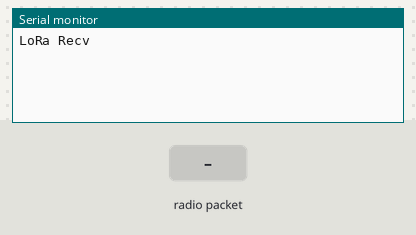
This sketch was run on a simulated Arduino Uno, built with avr-gcc and run on an emulated ATmega328P. Shown: the last lines printed to the serial monitor. The inputs (shaded band) are chosen by the test bench. No radio packets arrive unless stated.

Above: at 1.2 s.
1.3 s: radio packet "1" arrives
At 2.5 s:
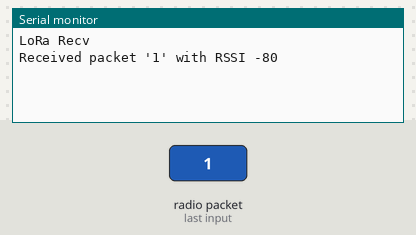
2.8 s: radio packet "0" arrives
At 3.9 s:
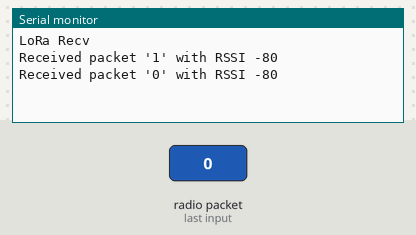
4.3 s: radio packet "2" arrives
At 5.0 s:
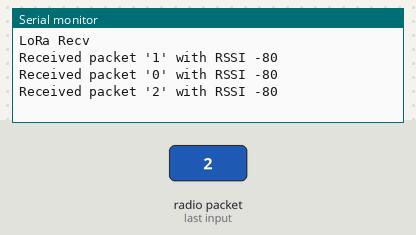

The sketch:

328_lora_recv.ino
```cpp
#include <SPI.h>
#include <LoRa.h>

#define BAND  915E6


void setup() {
  Serial.begin(115200);
  while (!Serial);

  Serial.println("LoRa Recv");

  if (!LoRa.begin(BAND)) {
    Serial.println("Starting LoRa failed!");
    while (1);
  }
}

void loop() {
  // try to parse packet
  int packetSize = LoRa.parsePacket();
  if (packetSize) {
    // received a packet
    Serial.print("Received packet '");

    // read packet
    while (LoRa.available()) {
      Serial.print((char)LoRa.read());
    }

    // print RSSI of packet
    Serial.print("' with RSSI ");
    Serial.println(LoRa.packetRssi());
  }
}
```

Measured:
- after the input at 1.3 s, the serial monitor: prints a new line at once (image 1)
- after the input at 2.8 s, the serial monitor: prints a new line at once (image 2)
- after the input at 4.3 s, the serial monitor: prints a new line at once (image 3)
